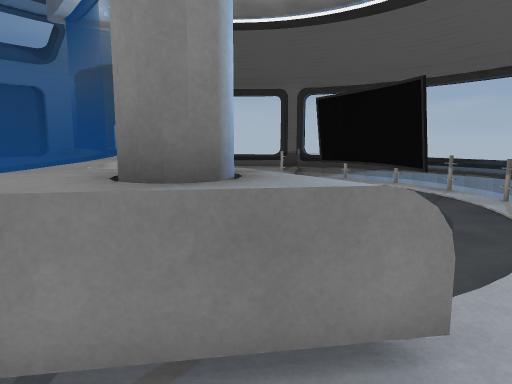
[1] (above)

15 first-person views from a walk through a scene from a Unity 3-D project. The camera is 1.5 m above the floor, tilts 8° down and sees 70° across. The floor is counted in squares, 1 m on a side. Each view is taken from the middle of a square. On the plan, view 1 faces up. The plan holds only what a view shows up to about 16 squares ahead; the rest is blank. The place goes on beyond the plan. Some animated figures are left out. Some surface patterns are stand-ins.

[2]
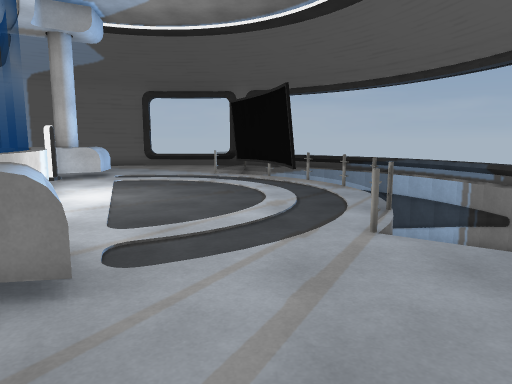

[3]
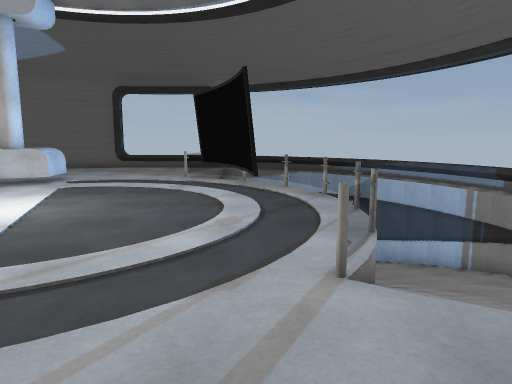

[4]
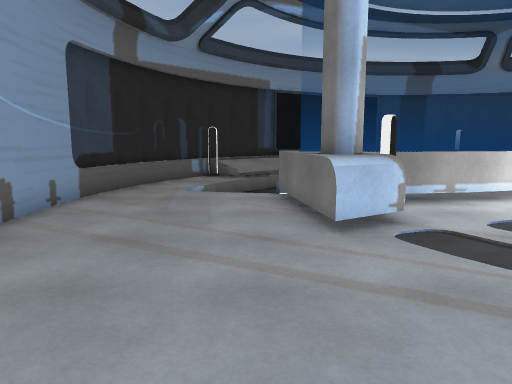

[5]
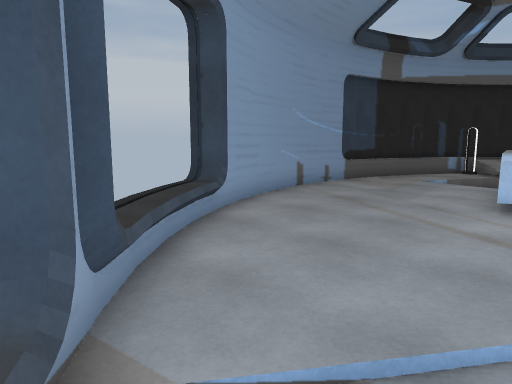

[6]
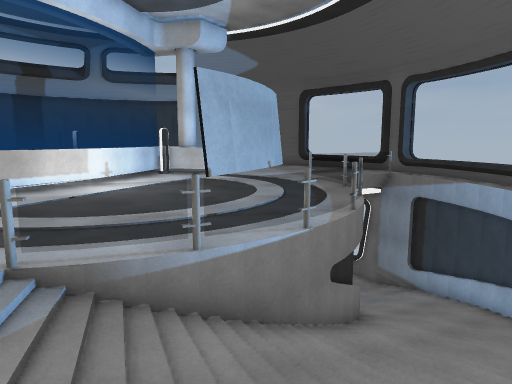

[7]
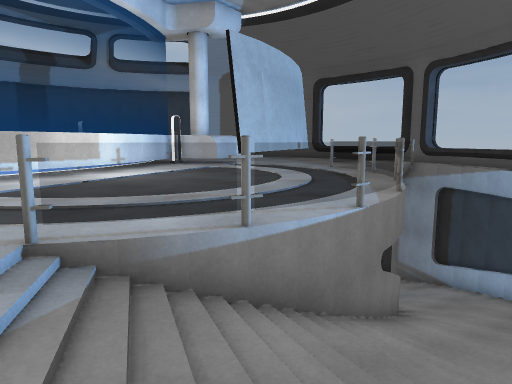

[8]
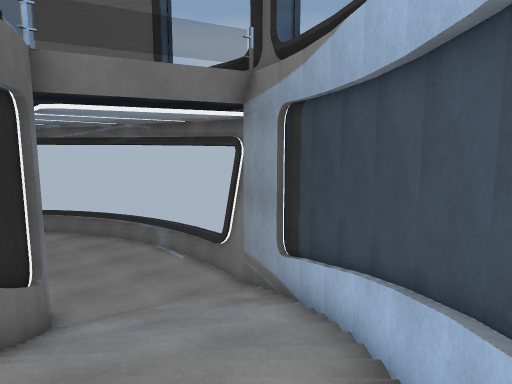

[9]
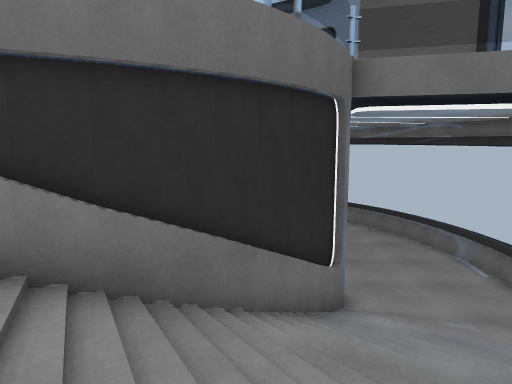

[10]
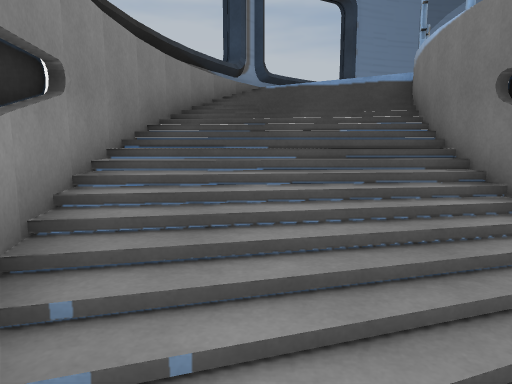

[11]
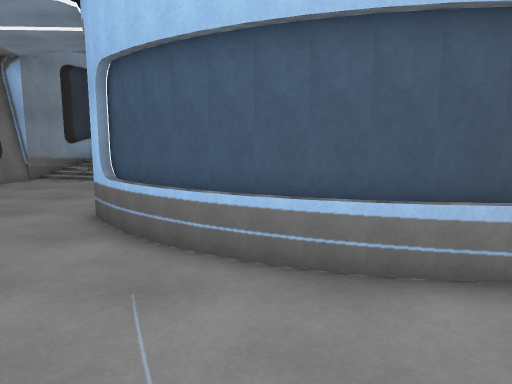

[12]
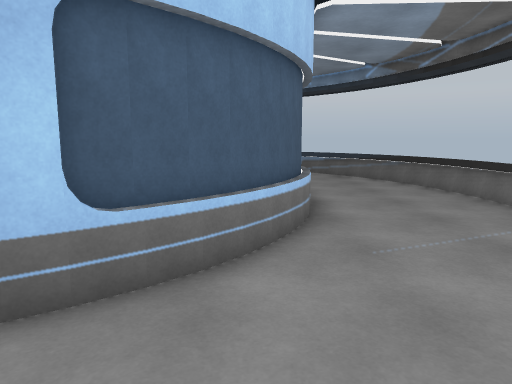

[13]
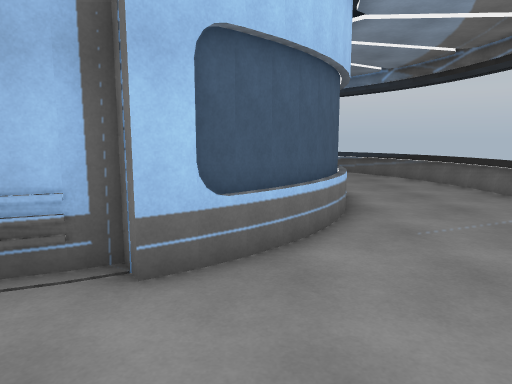

[14]
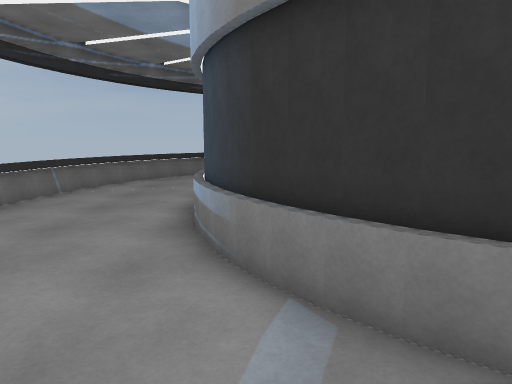

[15]
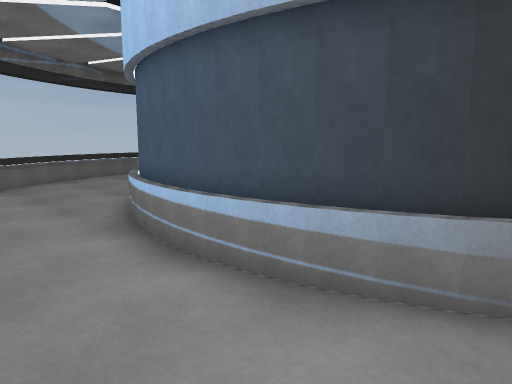

### Floor plan
Key: @ floor where view 1 was taken; # wall or solid block; . main floor; - floor 5.5 m lower than the main floor; / step, stairs or slope; = window, fence, low wall or low ledge; ^ raised ledge; L lamp; O other object.
Columns run from 13 left of view 1 to 11 right of it. Each row starts with its distance up from view 1.
 22            ==
 21       #====^^^###
 20       ===------/###
 19      ==--------///###
 18     =----------/////##
 17    =-----------//////##
 16   =----------//#//////#
 15  ==-----#=.....===////##
 14  =-----##=.......==////#
 13 ==----##L......O.#=////##
 12 =----###=.......O.==////#
 11 =----####=......O..#////#
 10 ^----#  ##=......O.=////#
  9 ^----#   #=......O.=////#
  8 ^----#   #=........=////^
  7 =----##  ##=.......#/// #
  6 =----##   #=.......=////#
  5 ==----##  #=......=////=#
  4  =-----#####L=...../////=
  3  ==-----#  ^#^^......//=#
  2   =-       ^^^=.......##
  1       -    ...........#
  0            ..@.......=#
 -1     ##    /........==#
 -2     ##== -/.......####
 -3      ####=.....####=
 -4         ########

Where each view was taken, in squares from view 1:
view 1: 0 up, 0 right, facing up
view 2: 1 down, 3 right, facing up
view 3: 1 up, 4 right, facing up
view 4: 1 up, 7 right, facing left
view 5: 4 up, 10 right, facing down-left
view 6: 4 up, 10 right, facing up-left
view 7: 4 up, 9 right, facing up-left
view 8: 14 up, 9 right, facing up-left
view 9: 14 up, 9 right, facing left
view 10: 14 up, 9 right, facing down
view 11: 12 up, 12 left, facing right
view 12: 18 up, 7 left, facing down
view 13: 19 up, 6 left, facing down
view 14: 1 up, 7 left, facing up
view 15: 5 up, 11 left, facing up-right
